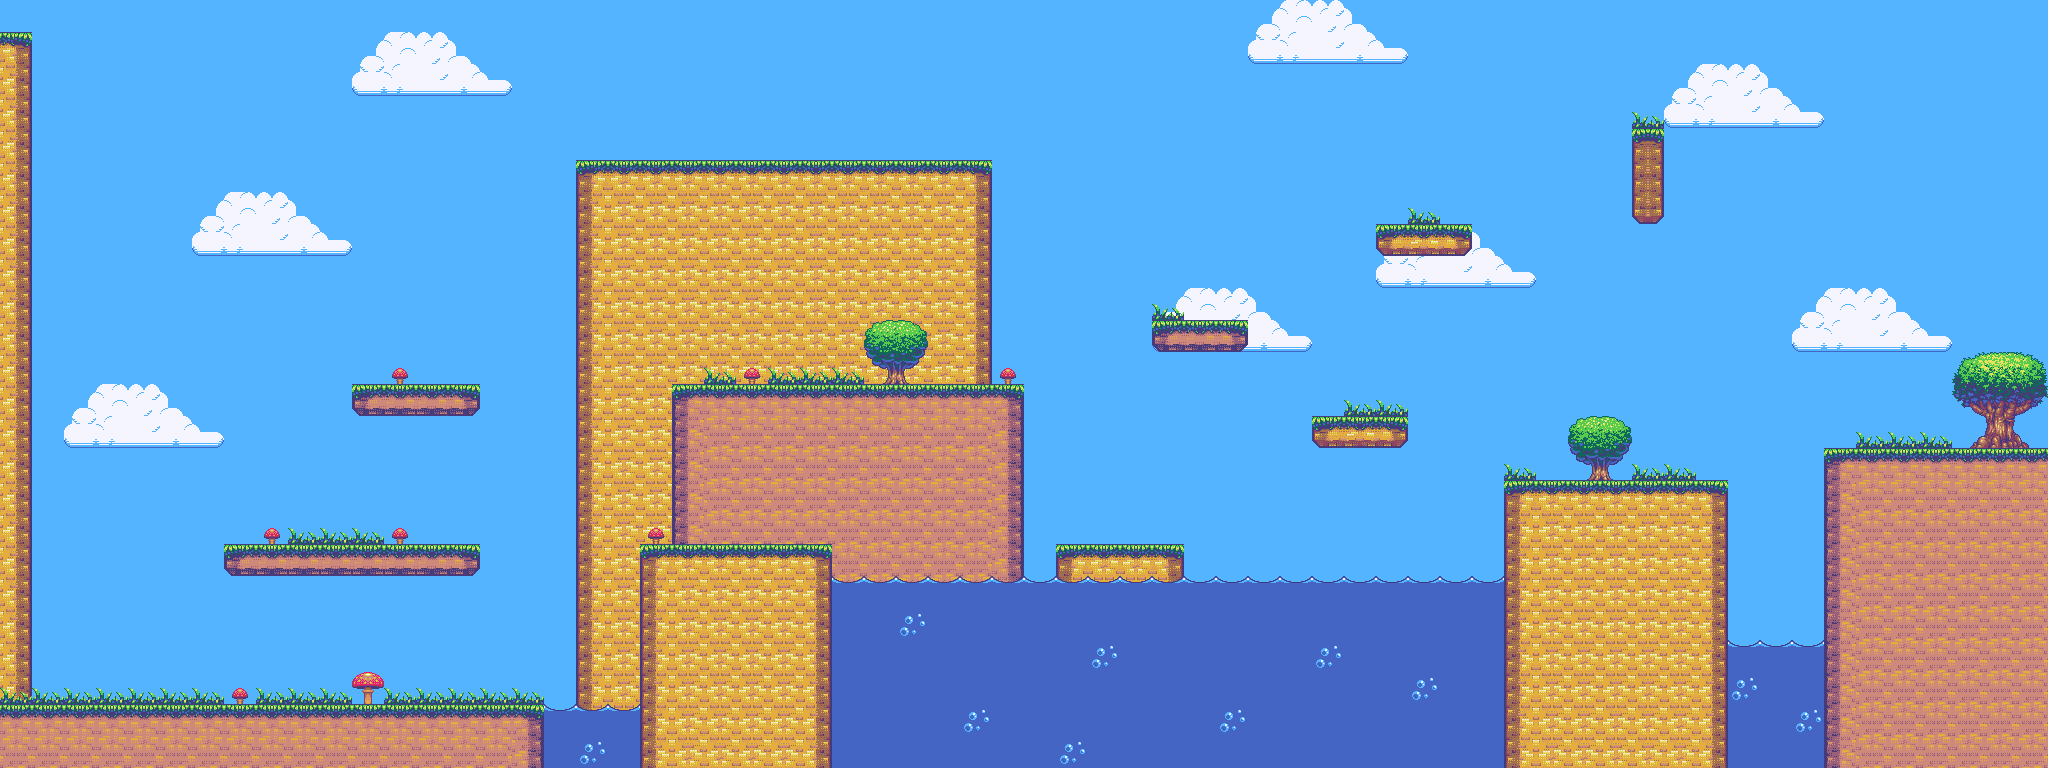

This game map was drawn from its Tiled (.tmx) file and the tilesets committed beside it. A one-line description and the trimmed map source follow:
An orthogonal 64x24 tile map with 32x32 px tiles, 3 tile layers (Background, Map2, Map) and 29 objects.

<map version="1.10" tiledversion="1.10.0" orientation="orthogonal" renderorder="right-down" width="64" height="24" tilewidth="32" tileheight="32" infinite="0" nextlayerid="16" nextobjectid="91">
 <editorsettings>
  <export target="Level1_TEST.json" format="json" />
 </editorsettings>
 <tileset firstgid="1" name="platformer_tileset" tilewidth="32" tileheight="32" tilecount="119" columns="7">
  <image source="platformer_tileset.png" width="224" height="544" />
 </tileset>
 <layer id="5" name="Background" width="64" height="24">
  <data>[1536 cells, 1536 non-empty, 17 distinct tile ids]</data>
 </layer>
 <layer id="6" name="Map2" width="64" height="24">
  <data>[1536 cells, 163 non-empty, 15 distinct tile ids]</data>
 </layer>
 <layer id="1" name="Map" width="64" height="24">
  <data>[1536 cells, 429 non-empty, 45 distinct tile ids]</data>
 </layer>
 <objectgroup color="#ff00ff" id="7" name="FloorCollisions" visible="0">
  <properties>
   <property name="sensor" type="bool" value="true" />
  </properties>
  <object id="15" x="0" y="704" width="544" />
  <object id="16" x="641" y="544" width="190" />
  <object id="17" x="225" y="544" width="254" />
  <object id="18" x="353" y="384" width="126" />
  <object id="21" x="673" y="384" width="350" />
  <object id="22" x="1153" y="320" width="94" />
  <object id="23" x="1313" y="416" width="94" />
  <object id="24" x="1377" y="224" width="94" />
  <object id="25" x="1633" y="128" width="30" />
  <object id="26" x="1505" y="480" width="222" />
  <object id="32" x="1825" y="448" width="223" />
 </objectgroup>
 <objectgroup color="#008200" id="8" name="WallCollisions" visible="0">
  <properties>
   <property name="sensor" type="bool" value="false" />
  </properties>
  <object id="62" x="0" y="0" width="32" height="704" />
  <object id="64" x="640" y="544" width="192" height="192" />
  <object id="70" x="1632" y="128" width="32" height="96" />
  <object id="72" x="1504" y="480" width="224" height="192" />
  <object id="73" x="1824" y="448" width="224" height="224" />
  <object id="75" x="2048" y="0" height="448" />
  <object id="76" x="32" y="0" width="2016" />
  <object id="78" x="32" y="704" width="512" height="64" />
 </objectgroup>
 <objectgroup color="#00ff00" id="13" name="FloatingTerrainCollisions" visible="0">
  <properties>
   <property name="sensor" type="bool" value="false" />
  </properties>
  <object id="85" x="224" y="544" width="256" height="32" />
  <object id="86" x="352" y="384" width="128" height="32" />
  <object id="87" x="672" y="384" width="352.04" height="32" />
  <object id="88" x="1152" y="320" width="96" height="32" />
  <object id="89" x="1376" y="224" width="96" height="32" />
  <object id="90" x="1312" y="416" width="96" height="32" />
 </objectgroup>
 <objectgroup color="#00aaff" id="9" name="WaterCollisions" visible="0">
  <properties>
   <property name="sensor" type="bool" value="true" />
  </properties>
  <object id="33" x="555" y="704" width="74" />
  <object id="34" x="843" y="576" width="650" />
  <object id="35" x="1739" y="640" width="74" />
 </objectgroup>
 <objectgroup color="#ffff00" id="10" name="WinCollisions" visible="0">
  <properties>
   <property name="sensor" type="bool" value="true" />
  </properties>
  <object id="77" x="1856" y="416" width="192" height="32" />
 </objectgroup>
</map>
